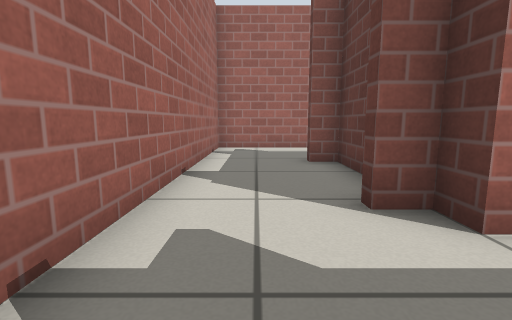
view 1 (above)

19 first-person views from a walk through a world built for the Gazebo simulator. The camera is 0.5 m above the floor, tilts 8° down and sees 85° across. The floor is counted in squares, 0.5 m on a side. Each view is taken from the middle of a square. On the plan, view 1 faces up. The plan holds only what a view shows up to about 11 squares ahead; the rest is blank. Simple patterns stand in for the simulator's built-in surfaces.

view 2
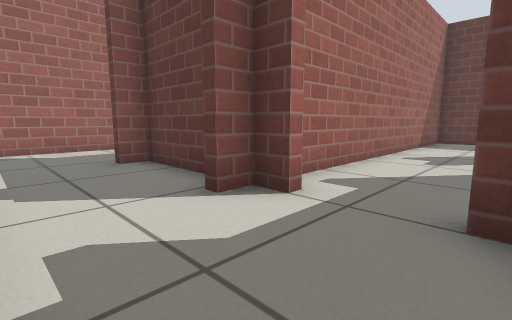

view 3
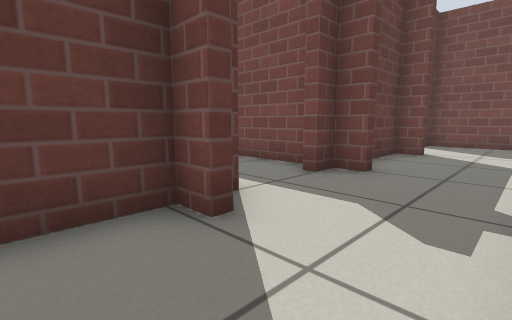

view 4
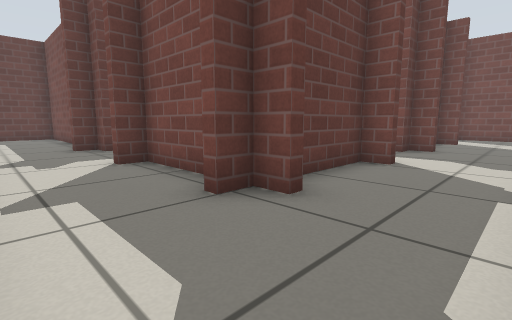

view 5
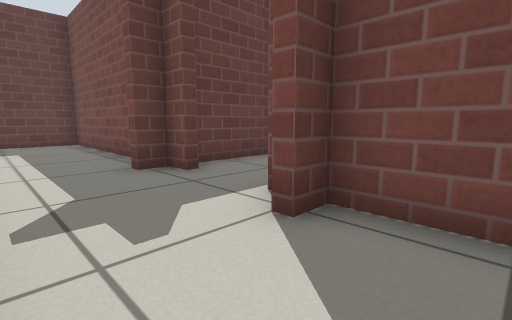

view 6
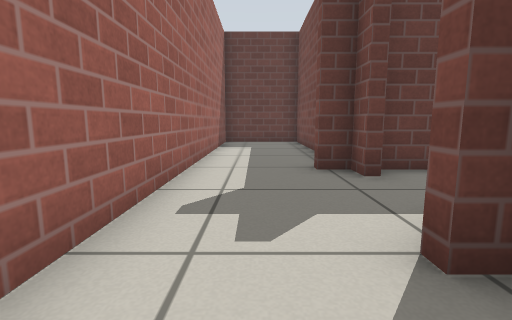

view 7
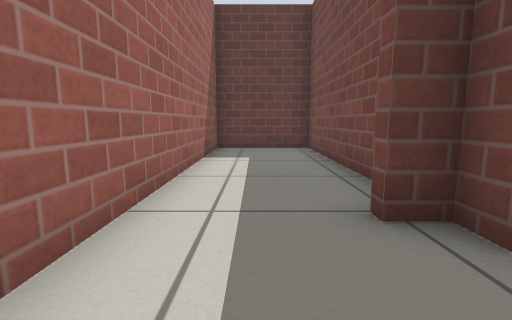

view 8
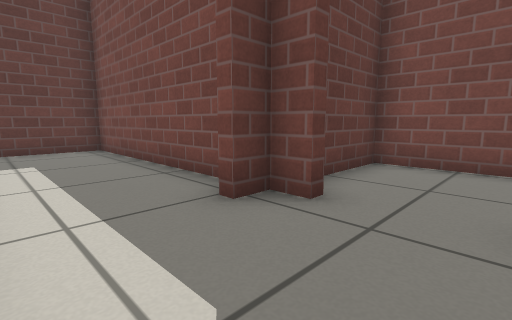

view 9
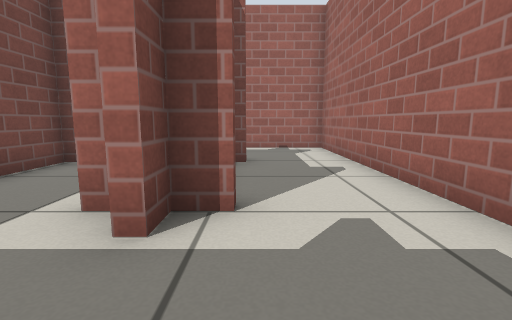

view 10
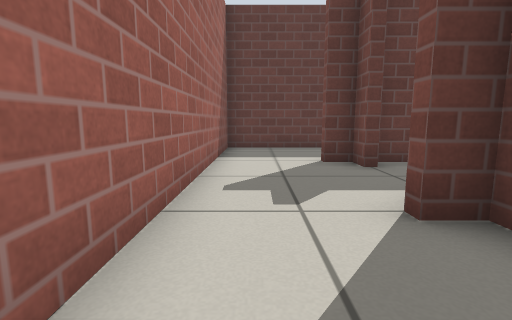

view 11
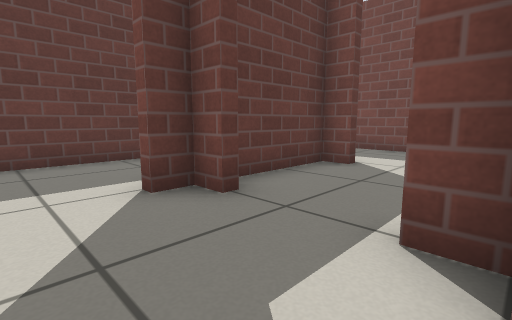

view 12
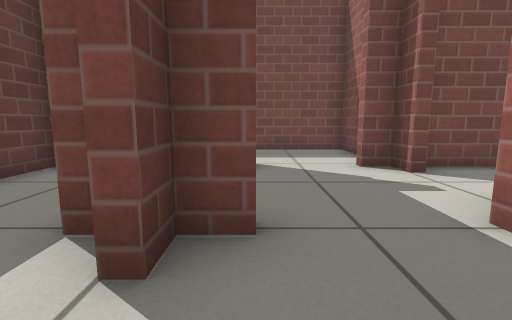

view 13
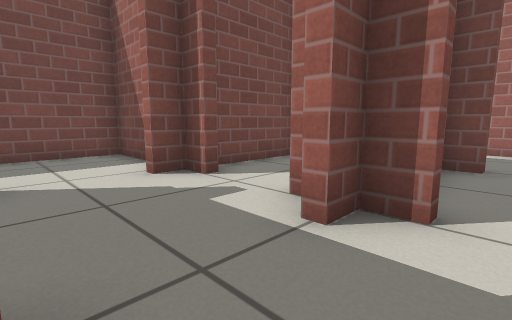

view 14
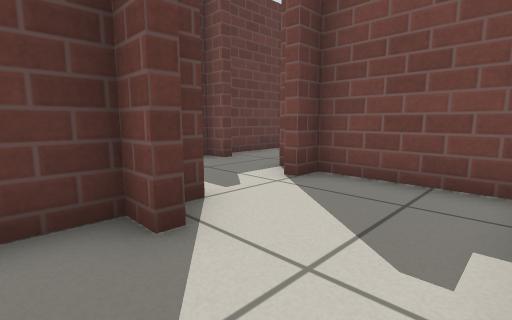

view 15
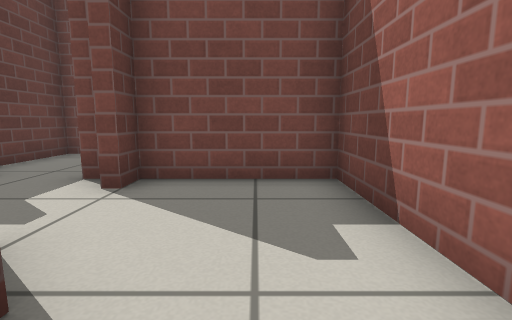

view 16
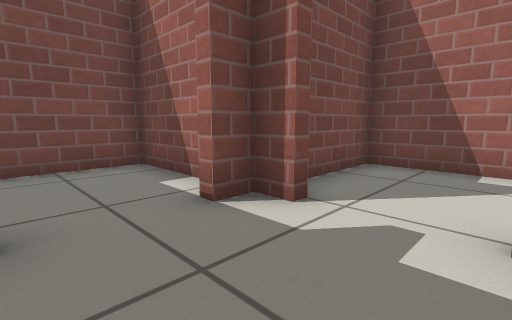

view 17
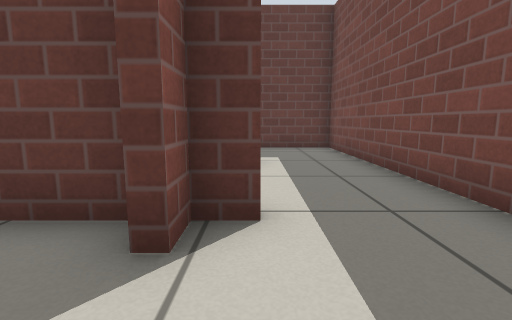

view 18
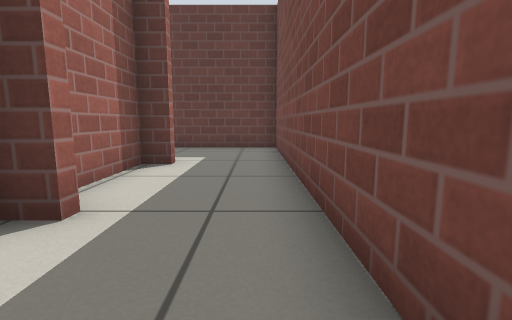

view 19
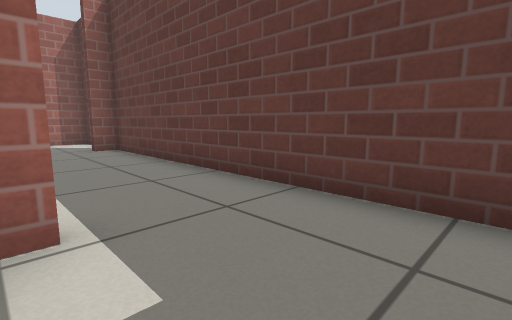

### Floor plan
Ten units are one square. View 1 is at (0, 0); x grows to the right and y downward. Boxes are objects, and circles mark ways between rooms. Rooms are numbered by the first view taken in them; rooms with no view inside come last. Other rooms are left out.
<svg viewBox="-19 -109 198 228">
<path fill="none" stroke="#000" d="M60 -4 60 3 67 3 67 8M20 -22 20 -31 12 -31M27 3 57 3M12 -34 20 -34 20 -68 13 -68M13 8 13 3 20 3 20 -4 23 -4M90 8 90 3 97 3 97 -4M33 -70 57 -70 57 -79M104 -31 32 -31M60 -79 60 -70 68 -70M90 -66 90 -70 97 -70 97 -77M13 -70 20 -70 20 -78 24 -78M12 40 20 40 20 23M109 -70 174 -70 174 -104 -14 -104 -14 0M-14 44 -14 77 20 77 20 70 23 70M49 77 57 77M23 70 23 77 30 77 30 81M23 90 23 114 57 114 57 86M134 51 134 43 110 43M89 40 97 40 97 9M97 51 97 43 89 43M60 32 60 40 67 40M60 59 60 77 174 77 174 -31M25 40 54 40M145 43 140 43M60 -65 60 -60M71 -34 97 -34 97 -65M23 -38 23 -34 40 -34M134 11 134 -31 104 -31M134 41 134 26"/>
<circle cx="20" cy="65" r="3" fill="#2a7"/>
<circle cx="75" cy="5" r="3" fill="#2a7"/>
<circle cx="75" cy="-70" r="3" fill="#2a7"/>
<circle cx="95" cy="-15" r="3" fill="#2a7"/>
<text x="50" y="-20">1</text>
<text x="40" y="70">2</text>
<text x="140" y="10">3</text>
<text x="60" y="-50">4</text>
<text x="110" y="0">5</text>
</svg>
Room 1 opens to room 2. Room 1 opens to room 3. Room 1 opens to room 4. Room 1 opens to room 5.

Where each view was taken, in squares from view 1:
view 1: 0 up, 0 right, facing up
view 2: 0 up, 1 left, facing up-right
view 3: 5 up, 1 left, facing down-right
view 4: 10 up, 1 left, facing down-right
view 5: 10 up, 4 right, facing down-right
view 6: 9 up, 4 right, facing right
view 7: 9 up, 7 right, facing right
view 8: 10 up, 7 right, facing down-right
view 9: 8 up, 9 right, facing left
view 10: 2 up, 3 right, facing right
view 11: 2 up, 6 right, facing down-right
view 12: 2 up, 9 right, facing down
view 13: 1 up, 9 right, facing down-left
view 14: 3 down, 1 left, facing down-right
view 15: 3 down, 0 right, facing down
view 16: 5 down, 5 right, facing down-left
view 17: 5 down, 7 right, facing right
view 18: 7 down, 7 right, facing right
view 19: 7 down, 14 right, facing up-right
